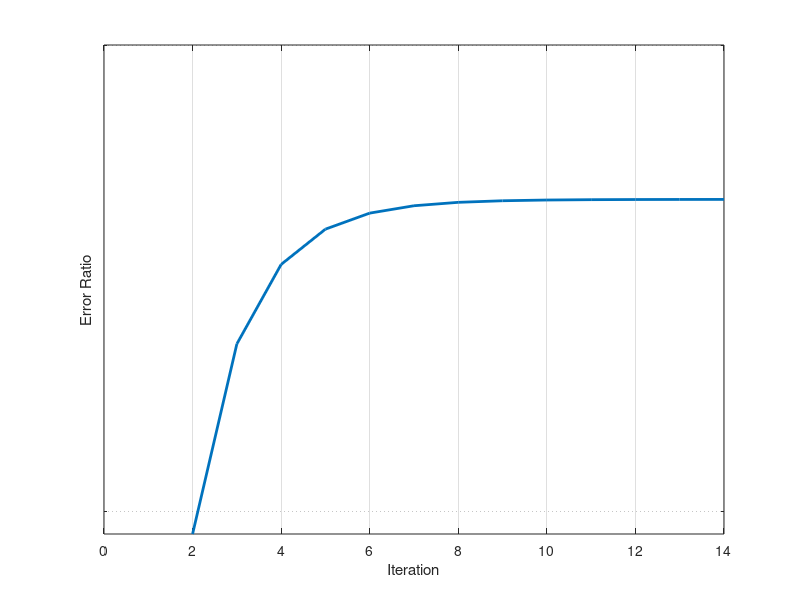

Reproduce this figure in MATLAB.
close all
clear
clc

%F=e^x - 4x
%G= 1/4(e^x)



%Fixed Point
es=0.001; %Error Threshold
xr=3; %Initial GUess
ea=1;
i=0;
g = @(x) log(4*x);
FPerror=zeros(1,13);

while ea>es
        i=i+1;
    xrold=xr
    xr=g(xrold);
    if xr~=0
        ea=abs((xr-xrold)/xr)*100;
    end
       FPerror(i)=ea;
    if es > ea
        break
    end



end

FPiter=i

XVal=1:i;
error=zeros(size(FPerror));
for j = 2:i
error(j)=FPerror(j)/FPerror(j-1);
end

figure
semilogy(error,'linewidth',2)
xlabel('Iteration')
ylabel('Error Ratio')
ylim([0 0.5])
grid on

% This is the code for a task. Under the "Publish" tab, click "Publish" and
% copy the code in that format into your word document.
